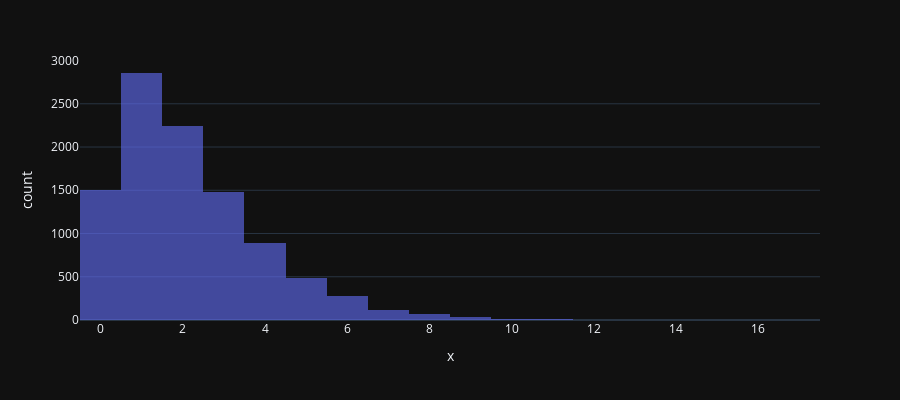

The cell this chart's notebook holds for it:
### Code cell
x = pm.HalfStudentT.dist(sigma=2.5, nu=10)
points = x.random(size=10000)
px.histogram(x=points, nbins=20, opacity=0.6, height=400, width=900)

### Figure 1 — Plotly figure (JSON) as saved in the notebook; plotly's stock layout.template omitted (floating-point values rounded to 4 significant figures; data arrays with more than 128 entries replaced by an {"elided": "..."} marker saying what was removed)
{"data": [{"alignmentgroup": "True", "bingroup": "x", "hovertemplate": "x=%{x}<br>count=%{y}<extra></extra>", "legendgroup": "", "marker": {"color": "#636efa", "opacity": 0.6}, "name": "", "nbinsx": 20, "offsetgroup": "", "orientation": "v", "showlegend": false, "type": "histogram", "x": {"elided": "10000 float values"}, "xaxis": "x", "yaxis": "y"}], "layout": {"barmode": "relative", "height": 400, "legend": {"tracegroupgap": 0}, "margin": {"t": 60}, "width": 900, "xaxis": {"anchor": "y", "autorange": true, "domain": [0, 1], "range": [-0.5, 17.5], "title": {"text": "x"}, "type": "linear"}, "yaxis": {"anchor": "x", "autorange": true, "domain": [0, 1], "range": [0, 3006.0], "title": {"text": "count"}}}}
